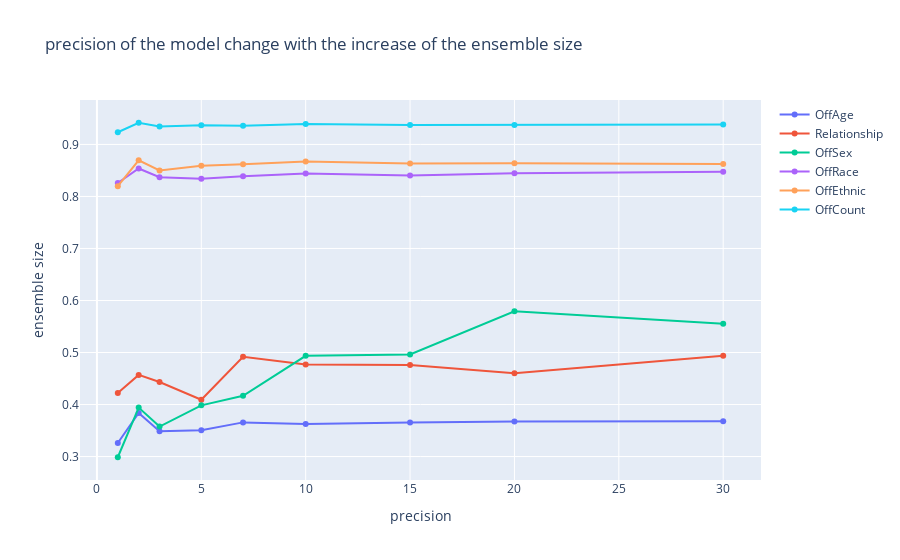
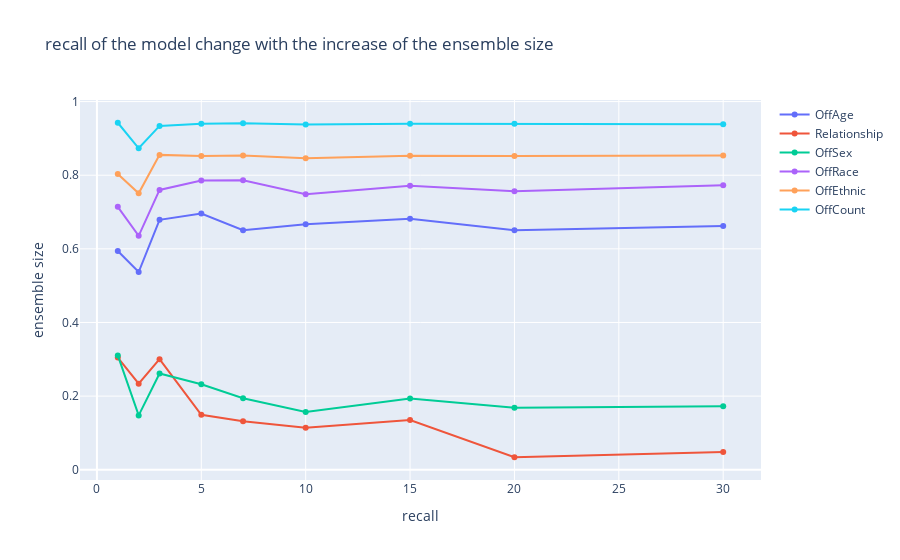
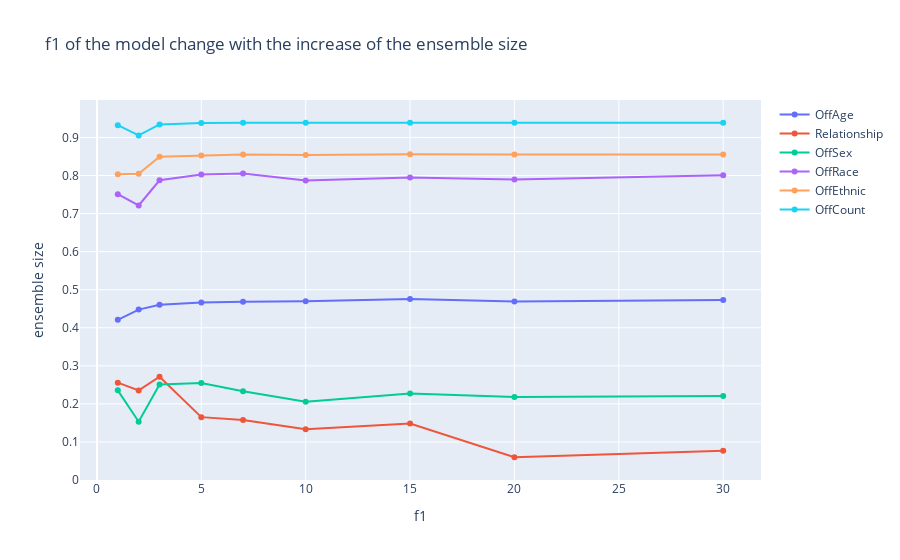

Write notebook code for charts like these, in order.
### Code cell
met_names = ['precision','recall','f1']
index = pd.MultiIndex.from_product([range(s)for s in np.array(all_met).shape], names=met_names)
df = pd.DataFrame({'A': np.array(all_met).flatten()}, index=index)['A']

df = df.unstack(level='precision').swaplevel().sort_index()
df.columns = chain_sizes
df.index.names = ['output', 'metric']

for m in range(3):
    fig = go.Figure()

    for o in range(len(output_cols)):
        met = df.loc[(o,m)]
        fig.add_trace(go.Scatter(
        x=chain_sizes,
        name = output_cols[o],
        y=met))
    fig.update_layout(title=str(met_names[m]+' of the model change with the increase of the ensemble size'),
                   xaxis_title=met_names[m],
                   yaxis_title= 'ensemble size')
    fig.show()

### Figure 1 — Plotly figure (JSON) as saved in the notebook; plotly's stock layout.template omitted (floating-point values rounded to 4 significant figures)
{"data": [{"name": "OffAge", "type": "scatter", "x": [1, 2, 3, 5, 7, 10, 15, 20, 30], "y": [0.326, 0.3839, 0.3485, 0.3504, 0.3657, 0.3626, 0.3653, 0.3672, 0.3678]}, {"name": "Relationship", "type": "scatter", "x": [1, 2, 3, 5, 7, 10, 15, 20, 30], "y": [0.4221, 0.457, 0.4433, 0.4092, 0.4917, 0.4768, 0.4758, 0.46, 0.4938]}, {"name": "OffSex", "type": "scatter", "x": [1, 2, 3, 5, 7, 10, 15, 20, 30], "y": [0.2986, 0.3941, 0.3577, 0.3984, 0.4167, 0.4937, 0.4961, 0.5791, 0.5555]}, {"name": "OffRace", "type": "scatter", "x": [1, 2, 3, 5, 7, 10, 15, 20, 30], "y": [0.8258, 0.8538, 0.8369, 0.8341, 0.8388, 0.844, 0.8402, 0.8447, 0.8475]}, {"name": "OffEthnic", "type": "scatter", "x": [1, 2, 3, 5, 7, 10, 15, 20, 30], "y": [0.8199, 0.8696, 0.85, 0.8591, 0.8617, 0.867, 0.8635, 0.8637, 0.8624]}, {"name": "OffCount", "type": "scatter", "x": [1, 2, 3, 5, 7, 10, 15, 20, 30], "y": [0.9234, 0.9417, 0.9345, 0.9368, 0.936, 0.9394, 0.9374, 0.9374, 0.9385]}], "layout": {"title": {"text": "precision of the model change with the increase of the ensemble size"}, "xaxis": {"title": {"text": "precision"}}, "yaxis": {"title": {"text": "ensemble size"}}}}

### Figure 2 — Plotly figure (JSON) as saved in the notebook; plotly's stock layout.template omitted (floating-point values rounded to 4 significant figures)
{"data": [{"name": "OffAge", "type": "scatter", "x": [1, 2, 3, 5, 7, 10, 15, 20, 30], "y": [0.5941, 0.5371, 0.6788, 0.6959, 0.6505, 0.6668, 0.6818, 0.6502, 0.6622]}, {"name": "Relationship", "type": "scatter", "x": [1, 2, 3, 5, 7, 10, 15, 20, 30], "y": [0.3048, 0.2337, 0.3004, 0.1491, 0.1318, 0.1142, 0.1352, 0.03393, 0.04789]}, {"name": "OffSex", "type": "scatter", "x": [1, 2, 3, 5, 7, 10, 15, 20, 30], "y": [0.3105, 0.1476, 0.2616, 0.2322, 0.1941, 0.1568, 0.1934, 0.1684, 0.1728]}, {"name": "OffRace", "type": "scatter", "x": [1, 2, 3, 5, 7, 10, 15, 20, 30], "y": [0.7142, 0.6354, 0.76, 0.7858, 0.786, 0.7483, 0.7715, 0.7565, 0.773]}, {"name": "OffEthnic", "type": "scatter", "x": [1, 2, 3, 5, 7, 10, 15, 20, 30], "y": [0.803, 0.7509, 0.8552, 0.8523, 0.8534, 0.8458, 0.853, 0.8522, 0.8535]}, {"name": "OffCount", "type": "scatter", "x": [1, 2, 3, 5, 7, 10, 15, 20, 30], "y": [0.9425, 0.8731, 0.934, 0.9397, 0.941, 0.9378, 0.9396, 0.9396, 0.9383]}], "layout": {"title": {"text": "recall of the model change with the increase of the ensemble size"}, "xaxis": {"title": {"text": "recall"}}, "yaxis": {"title": {"text": "ensemble size"}}}}

### Figure 3 — Plotly figure (JSON) as saved in the notebook; plotly's stock layout.template omitted (floating-point values rounded to 4 significant figures)
{"data": [{"name": "OffAge", "type": "scatter", "x": [1, 2, 3, 5, 7, 10, 15, 20, 30], "y": [0.421, 0.4477, 0.4605, 0.4661, 0.4682, 0.4698, 0.4757, 0.4693, 0.4729]}, {"name": "Relationship", "type": "scatter", "x": [1, 2, 3, 5, 7, 10, 15, 20, 30], "y": [0.2558, 0.2355, 0.2712, 0.1652, 0.1574, 0.1331, 0.1487, 0.05982, 0.07683]}, {"name": "OffSex", "type": "scatter", "x": [1, 2, 3, 5, 7, 10, 15, 20, 30], "y": [0.2356, 0.1533, 0.2507, 0.2546, 0.2334, 0.2059, 0.2272, 0.2183, 0.2205]}, {"name": "OffRace", "type": "scatter", "x": [1, 2, 3, 5, 7, 10, 15, 20, 30], "y": [0.7509, 0.7214, 0.7874, 0.8029, 0.8053, 0.7869, 0.7948, 0.7895, 0.8004]}, {"name": "OffEthnic", "type": "scatter", "x": [1, 2, 3, 5, 7, 10, 15, 20, 30], "y": [0.803, 0.8048, 0.8495, 0.8529, 0.855, 0.854, 0.8557, 0.8551, 0.855]}, {"name": "OffCount", "type": "scatter", "x": [1, 2, 3, 5, 7, 10, 15, 20, 30], "y": [0.9323, 0.9052, 0.9342, 0.9382, 0.9385, 0.9386, 0.9384, 0.9385, 0.9383]}], "layout": {"title": {"text": "f1 of the model change with the increase of the ensemble size"}, "xaxis": {"title": {"text": "f1"}}, "yaxis": {"title": {"text": "ensemble size"}}}}
